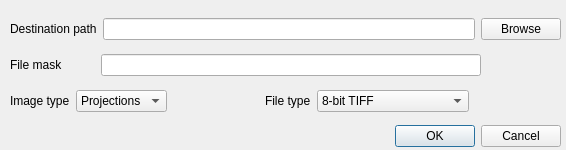
<?xml version="1.0" encoding="UTF-8"?>
<ui version="4.0">
 <class>SaveProjectionsDlg</class>
 <widget class="QDialog" name="SaveProjectionsDlg">
  <property name="geometry">
   <rect>
    <x>0</x>
    <y>0</y>
    <width>566</width>
    <height>150</height>
   </rect>
  </property>
  <property name="windowTitle">
   <string>Dialog</string>
  </property>
  <widget class="QDialogButtonBox" name="buttonBox">
   <property name="geometry">
    <rect>
     <x>220</x>
     <y>120</y>
     <width>341</width>
     <height>32</height>
    </rect>
   </property>
   <property name="orientation">
    <enum>Qt::Horizontal</enum>
   </property>
   <property name="standardButtons">
    <set>QDialogButtonBox::Cancel|QDialogButtonBox::Ok</set>
   </property>
  </widget>
  <widget class="QWidget" name="verticalLayoutWidget">
   <property name="geometry">
    <rect>
     <x>10</x>
     <y>10</y>
     <width>551</width>
     <height>110</height>
    </rect>
   </property>
   <layout class="QVBoxLayout" name="verticalLayout">
    <item>
     <layout class="QHBoxLayout" name="horizontalLayout">
      <item>
       <widget class="QLabel" name="label_2">
        <property name="sizePolicy">
         <sizepolicy hsizetype="Preferred" vsizetype="Preferred">
          <horstretch>0</horstretch>
          <verstretch>0</verstretch>
         </sizepolicy>
        </property>
        <property name="text">
         <string>Destination path</string>
        </property>
       </widget>
      </item>
      <item>
       <widget class="QLineEdit" name="editPath">
        <property name="toolTip">
         <string>The folder where the inspection images are stored.</string>
        </property>
       </widget>
      </item>
      <item>
       <widget class="QPushButton" name="buttonBrowse">
        <property name="toolTip">
         <string>Browse for the destination path.</string>
        </property>
        <property name="text">
         <string>Browse</string>
        </property>
       </widget>
      </item>
     </layout>
    </item>
    <item>
     <layout class="QHBoxLayout" name="horizontalLayout_2">
      <item>
       <widget class="QLabel" name="label">
        <property name="text">
         <string>File mask          </string>
        </property>
       </widget>
      </item>
      <item>
       <widget class="QLineEdit" name="editFileMask">
        <property name="toolTip">
         <string>File mask of the stored images. Should be in the format name_####.ext.</string>
        </property>
       </widget>
      </item>
      <item>
       <spacer name="horizontalSpacer">
        <property name="orientation">
         <enum>Qt::Horizontal</enum>
        </property>
        <property name="sizeType">
         <enum>QSizePolicy::Minimum</enum>
        </property>
        <property name="sizeHint" stdset="0">
         <size>
          <width>80</width>
          <height>20</height>
         </size>
        </property>
       </spacer>
      </item>
     </layout>
    </item>
    <item>
     <layout class="QHBoxLayout" name="horizontalLayout_3">
      <item>
       <widget class="QLabel" name="label_3">
        <property name="text">
         <string>Image type</string>
        </property>
       </widget>
      </item>
      <item>
       <widget class="QComboBox" name="comboImageType">
        <property name="toolTip">
         <string>Selects to save either projections or sinograms.</string>
        </property>
        <item>
         <property name="text">
          <string>Projections</string>
         </property>
        </item>
        <item>
         <property name="text">
          <string>Sinograms</string>
         </property>
        </item>
       </widget>
      </item>
      <item>
       <spacer name="horizontalSpacer_3">
        <property name="orientation">
         <enum>Qt::Horizontal</enum>
        </property>
        <property name="sizeHint" stdset="0">
         <size>
          <width>40</width>
          <height>20</height>
         </size>
        </property>
       </spacer>
      </item>
      <item>
       <widget class="QLabel" name="label_4">
        <property name="text">
         <string>File type</string>
        </property>
       </widget>
      </item>
      <item>
       <widget class="QComboBox" name="comboFileType">
        <property name="toolTip">
         <string>File format to save.</string>
        </property>
        <item>
         <property name="text">
          <string>8-bit TIFF</string>
         </property>
        </item>
        <item>
         <property name="text">
          <string>16-bit TIFF</string>
         </property>
        </item>
        <item>
         <property name="text">
          <string>32-bit Float TIFF</string>
         </property>
        </item>
        <item>
         <property name="text">
          <string>8-bit MultiFrame TIFF</string>
         </property>
        </item>
        <item>
         <property name="text">
          <string>16-bit MultiFrame TIFF</string>
         </property>
        </item>
        <item>
         <property name="text">
          <string>Float MultiFrame TIFF</string>
         </property>
        </item>
       </widget>
      </item>
      <item>
       <spacer name="horizontalSpacer_2">
        <property name="orientation">
         <enum>Qt::Horizontal</enum>
        </property>
        <property name="sizeHint" stdset="0">
         <size>
          <width>40</width>
          <height>20</height>
         </size>
        </property>
       </spacer>
      </item>
     </layout>
    </item>
   </layout>
  </widget>
 </widget>
 <resources/>
 <connections>
  <connection>
   <sender>buttonBox</sender>
   <signal>accepted()</signal>
   <receiver>SaveProjectionsDlg</receiver>
   <slot>accept()</slot>
   <hints>
    <hint type="sourcelabel">
     <x>248</x>
     <y>254</y>
    </hint>
    <hint type="destinationlabel">
     <x>157</x>
     <y>274</y>
    </hint>
   </hints>
  </connection>
  <connection>
   <sender>buttonBox</sender>
   <signal>rejected()</signal>
   <receiver>SaveProjectionsDlg</receiver>
   <slot>reject()</slot>
   <hints>
    <hint type="sourcelabel">
     <x>316</x>
     <y>260</y>
    </hint>
    <hint type="destinationlabel">
     <x>286</x>
     <y>274</y>
    </hint>
   </hints>
  </connection>
 </connections>
</ui>
